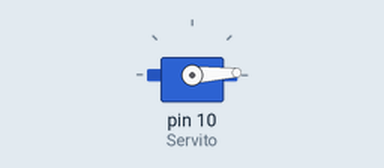
Simulated run of this sketch. Board: Arduino Uno, built with avr-gcc and run on an emulated ATmega328P. On the bench: servo.

Above: at 0.05 s.
At 1.3 s:
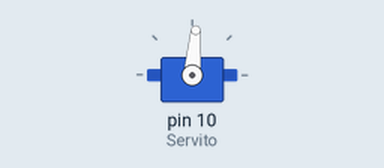
At 2.6 s:
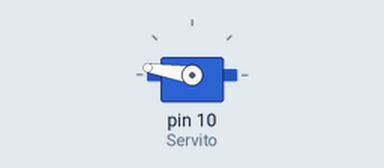
At 5.2 s:
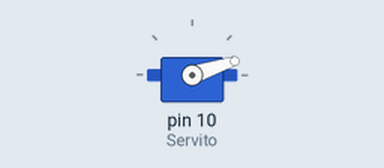
Timing chart, 0 to 7.1 s (numbered marks = the images above):
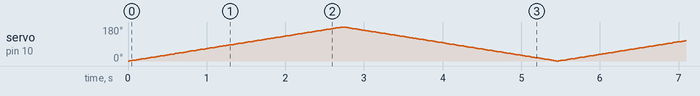

The sketch:

Servomotor_continuo.ino
```cpp
#include <Servo.h>
Servo Servito; //creacion del obj
int pos = 0;  //Posicion donde inicia el servo


void setup() {
  // put your setup code here, to run once:
  Servito.attach(10); //le dices en que pin esta

}

void loop() {
  // put your main code here, to run repeatedly:
for(pos = 0; pos <= 180; pos+=1){ //Varia la posicion de 0 a 180, con espoera de 15ms
  Servito.write(pos);
  delay(15);
 }
 //Varia la posicion de 180 a 0, con espera de 15 ms
 for(pos = 180; pos >= 0; pos-=1){
  Servito.write(pos);
  delay(15);
 }
}
```
